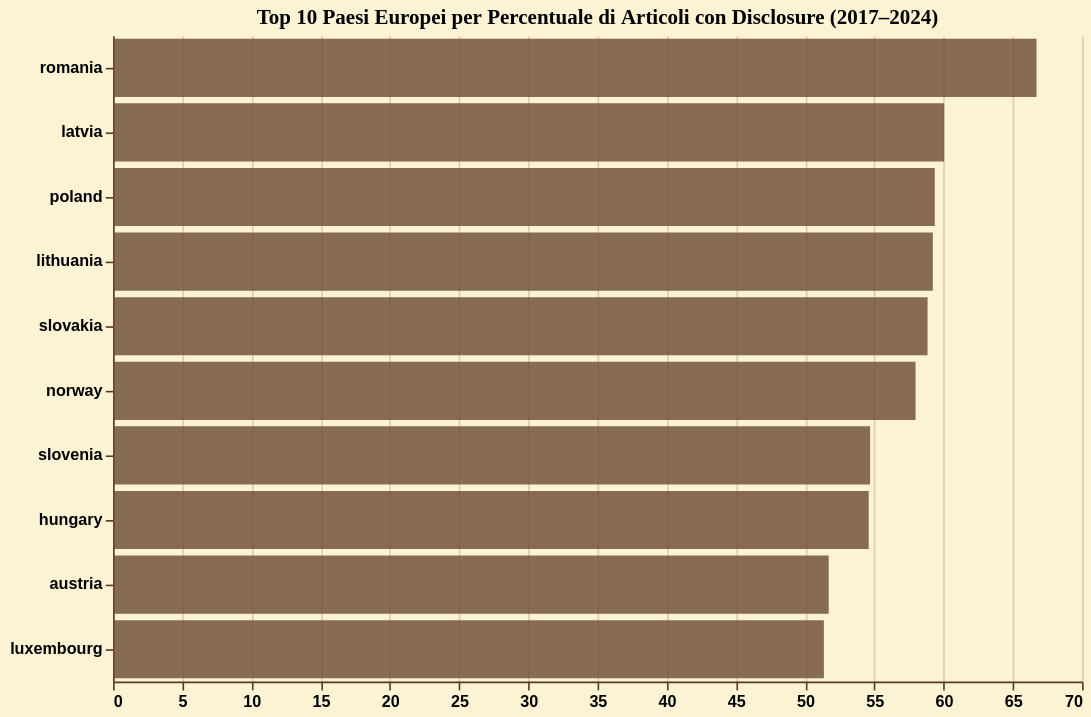

Specify this chart in Vega-Lite:
### Vega-Lite specification from a JSON file in a GitHub repository (floating-point values rounded to 4 significant figures)
{"$schema": "https://vega.github.io/schema/vega-lite/v5.20.1.json", "config": {"area": {"color": "#6b4a32", "opacity": 0.8}, "axis": {"domainColor": "#5a3921", "gridColor": "#5a3921", "gridOpacity": 0.2, "labelColor": "black", "labelFontWeight": "bold", "tickColor": "#5a3921", "titleColor": "black", "titleFont": "EB Garamond"}, "background": "#fbf3d3", "bar": {"color": "#6b4a32", "opacity": 0.8}, "legend": {"labelColor": "black", "labelFont": "EB Garamond", "titleColor": "black", "titleFont": "EB Garamond"}, "line": {"color": "#6b4a32", "opacity": 0.8}, "mark": {"color": "#6b4a32", "opacity": 0.8}, "point": {"color": "#6b4a32", "opacity": 0.8}, "title": {"color": "black", "font": "EB Garamond"}, "view": {"height": 250, "stroke": null, "width": 350}}, "data": {"name": "data-ef656ff67ddb15f66cd0fbdac69f121a"}, "datasets": {"data-ef656ff67ddb15f66cd0fbdac69f121a": [{"disclosure_percent": 66.71, "normalized_countries": "romania", "total_articles": 34956}, {"disclosure_percent": 60.04, "normalized_countries": "latvia", "total_articles": 4484}, {"disclosure_percent": 59.36, "normalized_countries": "poland", "total_articles": 145779}, {"disclosure_percent": 59.22, "normalized_countries": "lithuania", "total_articles": 10845}, {"disclosure_percent": 58.84, "normalized_countries": "slovakia", "total_articles": 11519}, {"disclosure_percent": 57.97, "normalized_countries": "norway", "total_articles": 2101}, {"disclosure_percent": 54.69, "normalized_countries": "slovenia", "total_articles": 17841}, {"disclosure_percent": 54.59, "normalized_countries": "hungary", "total_articles": 34243}, {"disclosure_percent": 51.7, "normalized_countries": "austria", "total_articles": 86746}, {"disclosure_percent": 51.35, "normalized_countries": "luxembourg", "total_articles": 5731}]}, "encoding": {"tooltip": [{"field": "normalized_countries", "title": "Paese", "type": "nominal"}, {"field": "disclosure_percent", "title": "% disclosure", "type": "quantitative"}, {"field": "total_articles", "title": "N. articoli", "type": "quantitative"}], "x": {"field": "disclosure_percent", "title": "", "type": "quantitative"}, "y": {"field": "normalized_countries", "sort": "-x", "title": "", "type": "nominal"}}, "height": 400, "mark": {"type": "bar"}, "title": "Top 10 Paesi Europei per Percentuale di Articoli con Disclosure (2017–2024)", "width": 600}
